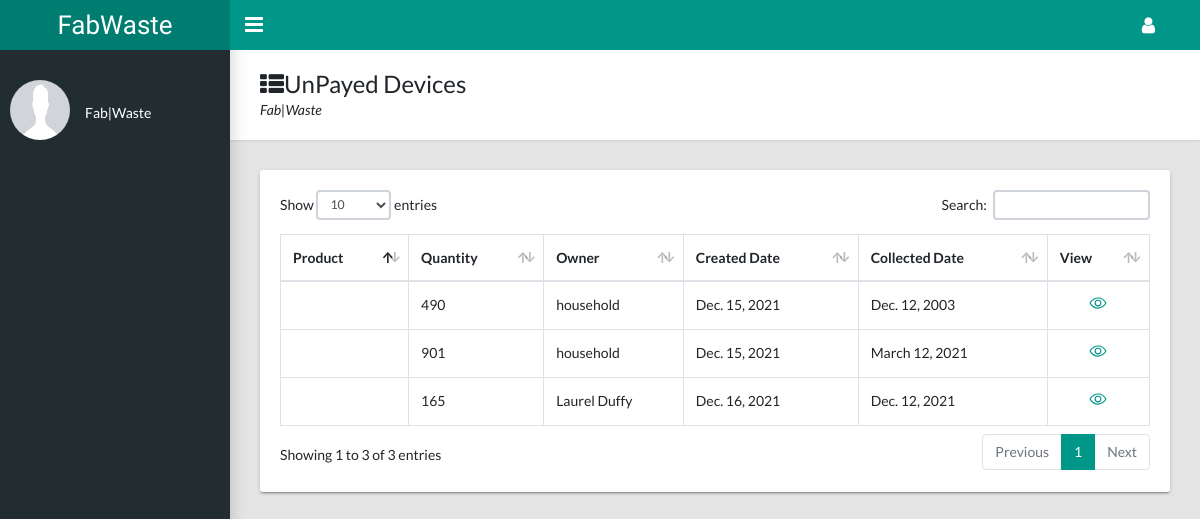
Screenshot of /dashboard/un-payed with the database file from the repository.
### products/models.py (models this page shows, shortened)
class Product(models.Model):
    AVAILABILITY = (
        ('Available', 'Available'),
        ('Not_Available', 'Not_Available'),
    )
    STATUS = (
        ('UnSold', 'UnSold'), ('Collected', 'Collected'),
        ('Available', 'Available'), ('Denied', 'Denied'),
    )
    user = models.ForeignKey(UsersAccount, on_delete=models.DO_NOTHING)
    category = models.CharField(max_length=100)
    product_name = models.CharField(max_length=100)
    product_image = models.ImageField(upload_to='media')
    description = models.TextField()
    created_date = models.DateField(auto_now_add=True)
    collected_date = models.DateField()
    quantity = models.IntegerField()
    status = models.CharField(max_length=10, choices=STATUS, default='Pending')
    payed = models.BooleanField(default=False)
    desired_price = models.DecimalField(max_digits=10, decimal_places=0, default=0)
    buying_price = models.DecimalField(max_digits=10, decimal_places=0, default=0)
    selling_price = models.DecimalField(max_digits=10, decimal_places=0, default=0)
    district = models.CharField(max_length=100)
    sector = models.CharField(max_length=100)
    cell = models.CharField(max_length=100)
    village = models.CharField(max_length=100)
    road_number = models.CharField(max_length=100)
    house_number = models.CharField(max_length=100)

### userauth/models.py (models this page shows, shortened)
class UsersAccount(AbstractBaseUser, PermissionsMixin):
    email = models.EmailField(verbose_name='Email Address', unique=True)
    full_name = models.CharField(max_length=50)
    mobile = models.CharField(max_length=12, blank=True)
    is_active = models.BooleanField(default=False)
    is_staff = models.BooleanField(default=False)
    is_house_hold = models.BooleanField(default=False)
    is_agent = models.BooleanField(default=False)
    is_manufacture = models.BooleanField(default=False)
    is_admin = models.BooleanField(default=False)
    location = models.CharField(max_length=100)
    created = models.DateTimeField(auto_now_add=True)
    updated = models.DateTimeField(auto_now=True)
    objects = CustomAccountManager()
    USERNAME_FIELD = 'email'
    REQUIRED_FIELDS = ['full_name']
    class Meta:
        verbose_name = 'Account'
        verbose_name_plural = 'Account'

### dashboard/views.py (the view)
# urls.py: path('un-payed', un_payed_devices, name='un_payed'),
def un_payed_devices(request):
    devices = Product.objects.filter(payed=False).exclude(status='Collected')
    context = {
        'devices': devices,
    }
    return render(request, 'dashboard/not_payed_devices.html', context)

### templates/dashboard/not_payed_devices.html (shortened to what this page needs)
{% extends 'dashboard/dashboard.html' %}
{% load static %}
{% block dashboard_content %}
    <main class="app-content">
      <div class="app-title">
        <div>
          <h1><i class="fa fa-th-list"></i>UnPayed Devices</h1>
          <p>Fab|Waste</p>
        </div>
      </div>
      <div class="row">
        <div class="col-md-12">
          <div class="tile">
            <div class="tile-body">
              <div class="table-responsive">
                <table class="table table-hover table-bordered" id="sampleTable">
                  <thead>
                    <tr>
                      <th>Product</th>
                      <th>Quantity</th>
                      <th>Owner</th>
                      <th>Created Date</th>
                      <th>Collected Date</th>
                      <th>View</th>
                    </tr>
                  </thead>
                  <tbody>
                    {% for device in devices %}
                        <tr>
                          <td>{{ device.product}}</td>
                          <td>{{ device.quantity}}</td>
                          <td>{{ device.user.full_name}}</td>
                          <td>{{ device.created_date}}</td>
                          <td>{{ device.collected_date}}</td>
                          <td>
                            <div class="text-center">
                              <a href=""><ion-icon name="eye-outline" style="font-size: large"></ion-icon></a>
                            </div>
                          </td>
                        </tr>
                    {% endfor %}
                  </tbody>
                </table>
              </div>
            </div>
          </div>
        </div>
      </div>
    </main>
{% endblock %}

### rows the page displays
Product: quantity "490", user.full_name "household", created_date "Dec. 15, 2021", collected_date "Dec. 12, 2003"
Product: quantity "901", user.full_name "household", created_date "Dec. 15, 2021", collected_date "March 12, 2021"
Product: quantity "165", user.full_name "Laurel Duffy", created_date "Dec. 16, 2021", collected_date "Dec. 12, 2021"
